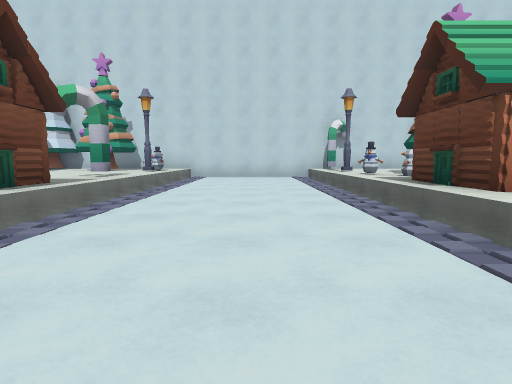
view 1 (above)

21 first-person views from a walk through a 3-D level made in the Godot game engine. The camera is 1.2 m above the floor, tilts 6° down and sees 80° across. The floor is counted in squares, 2 m on a side. Each view is taken from the middle of a square. On the plan, view 1 faces up. The plan holds only what a view shows up to about 9 squares ahead; the rest is blank. The place goes on beyond the plan.

view 2
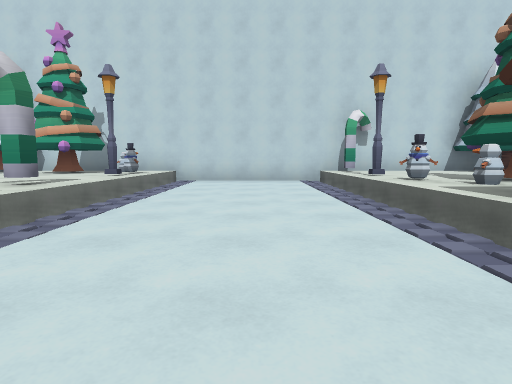

view 3
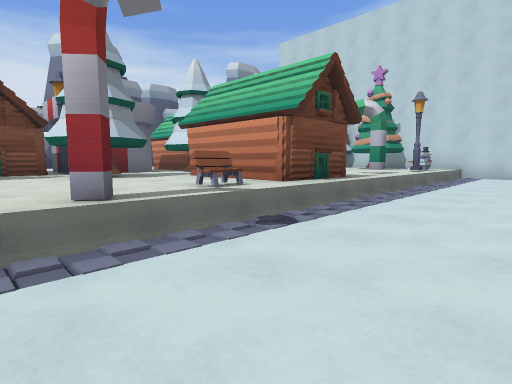

view 4
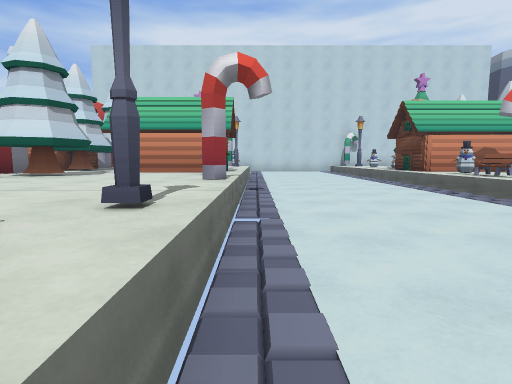

view 5
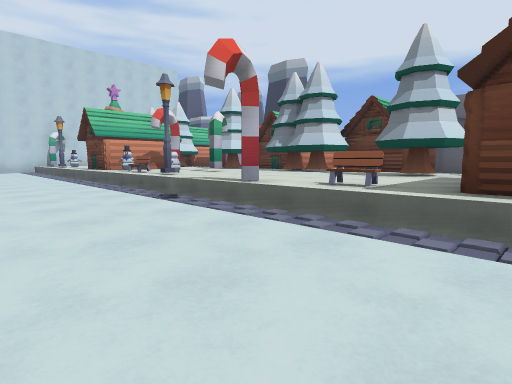

view 6
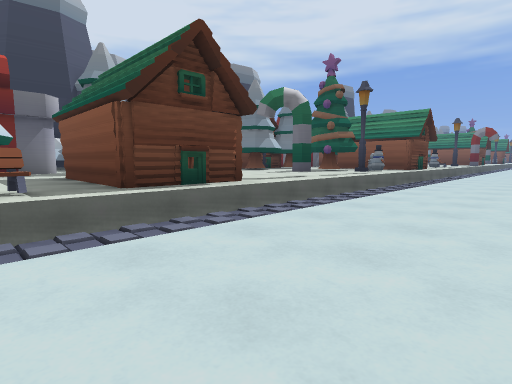

view 7
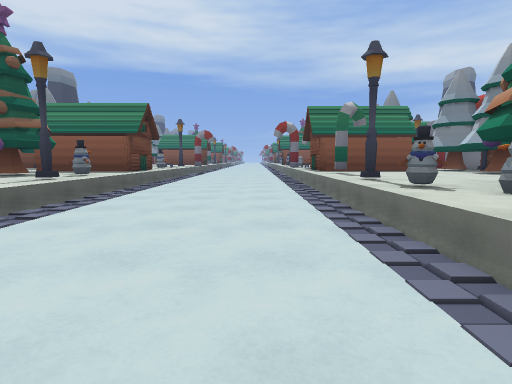

view 8
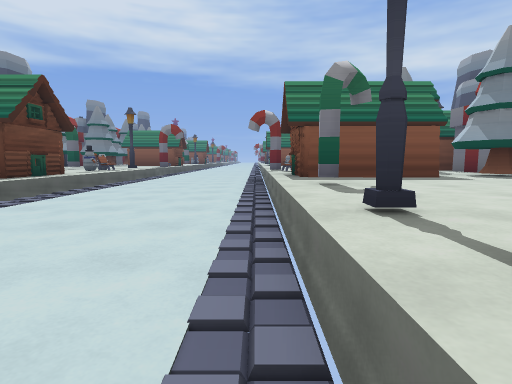

view 9
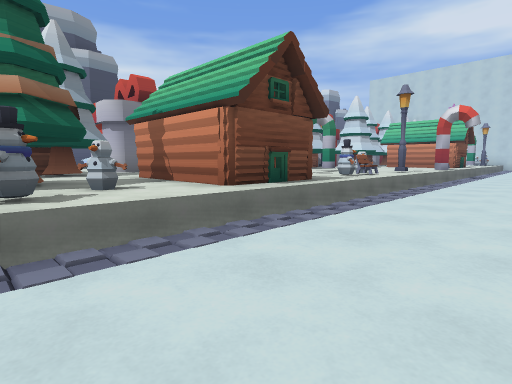

view 10
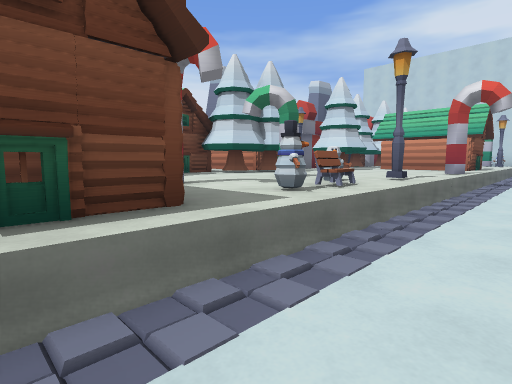

view 11
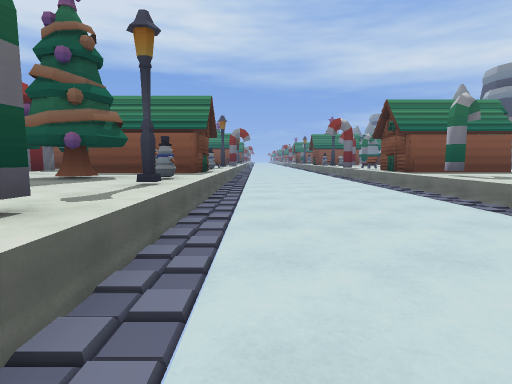

view 12
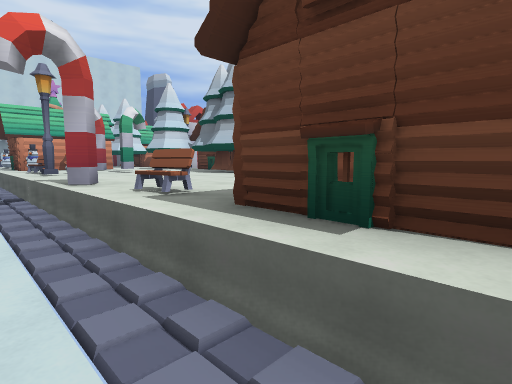

view 13
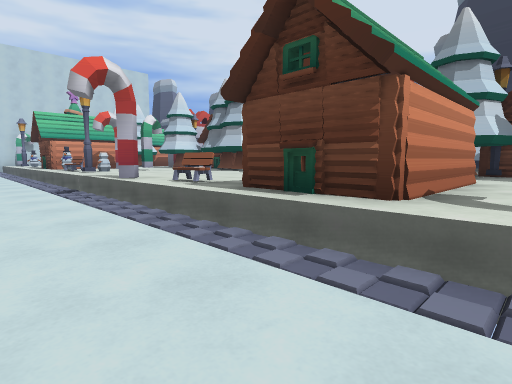

view 14
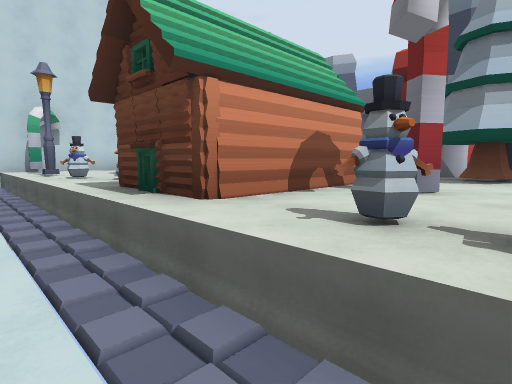

view 15
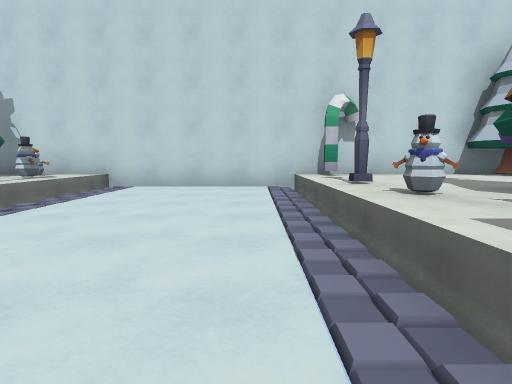

view 16
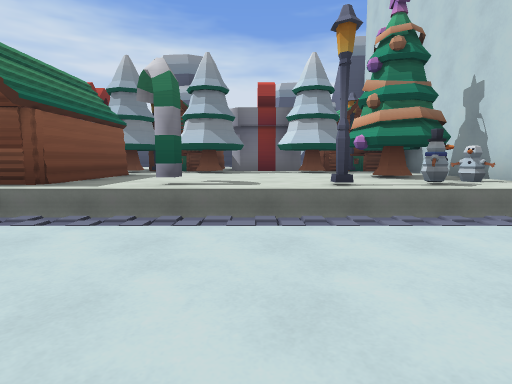

view 17
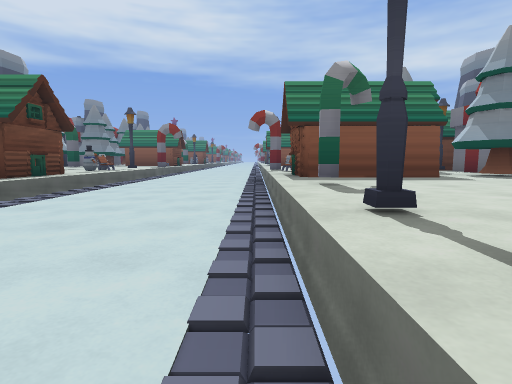

view 18
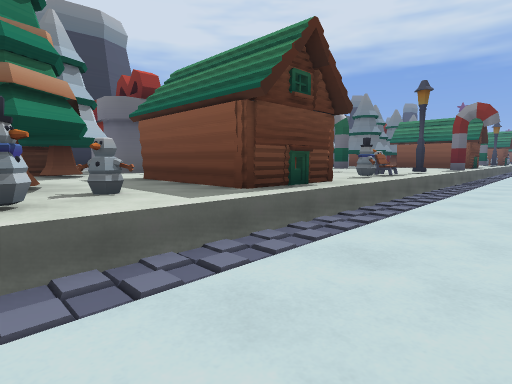

view 19
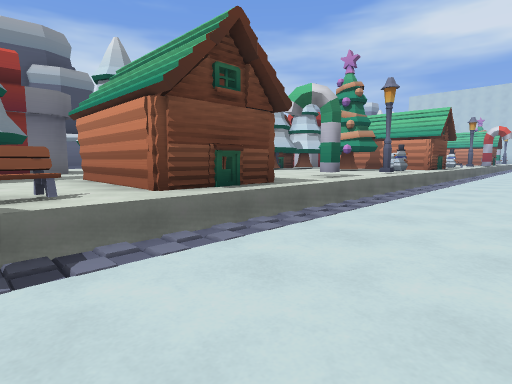

view 20
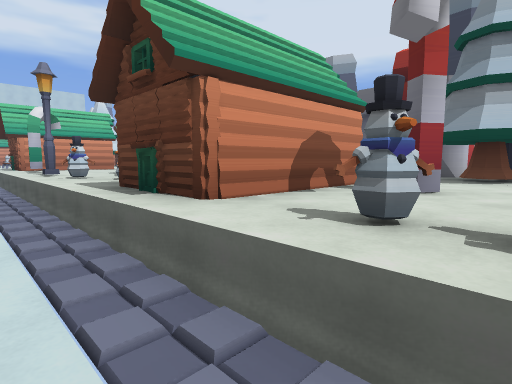

view 21
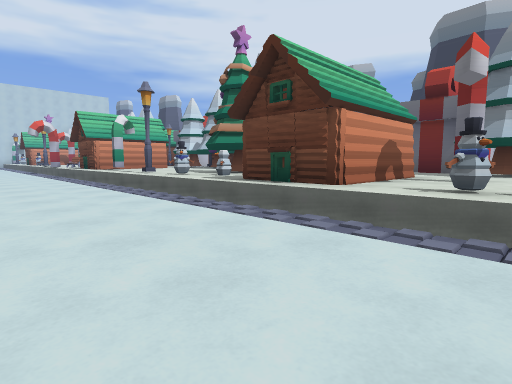

### Floor plan
Key: @ floor where view 1 was taken; # wall or solid block; x gap in a wall; . floor; = window, fence, low wall or low ledge; ^ raised ledge; T tree; L lantern; B bench; O other object.
Columns run from 5 left of view 1 to 4 right of it. Each row starts with its distance up from view 1.
 11 ^^^####^^^
 10 TTO....^^^
  9 TTO....^^^
  8 ^^L....L^^
  7 ^^^....OTT
  6 ^^x....^OT
  5 ^^^....^^^
  4 ^^^=...^^
  3 ^^#....^^^
  2 ^^B....OO^
  1 T^B....BB^
  0 ^^^..@.^O^
 -1 ^^^....L^^
 -2 ^^^....^^^
 -3 ^^L....^^^
 -4 ^OB....^^^
 -5 ^^B....BB^
 -6 ^^O....^^^
 -7 ^ ^....^^
 -8 ^ ^....^^^
 -9 ^^^....^^^
-10 TTO....^^^
-11 TTO....^^^
-12 ^^L....L^^
-13 ^^^....OTT
-14 ^^x....^TT
-15 ^^^....^^^
-16 ^^^=...^^
-17 ^^#....^^^
-18 ^^B....OO^
-19  ^B....OO^

Where each view was taken, in squares from view 1:
view 1: 0 up, 0 right, facing up
view 2: 2 up, 0 right, facing up
view 3: 1 down, 0 right, facing up-left
view 4: 5 down, 2 left, facing up
view 5: 7 down, 1 left, facing up-right
view 6: 5 down, 1 left, facing down-right
view 7: 7 down, 1 left, facing down
view 8: 10 down, 2 left, facing down
view 9: 11 down, 0 right, facing up-left
view 10: 8 down, 1 left, facing up-left
view 11: 8 down, 1 right, facing down
view 12: 8 down, 1 right, facing up-right
view 13: 9 down, 0 right, facing up-right
view 14: 1 up, 1 right, facing up-right
view 15: 4 up, 1 right, facing up
view 16: 7 up, 1 right, facing left
view 17: 10 up, 2 left, facing down
view 18: 7 up, 0 right, facing down-right
view 19: 19 down, 0 right, facing up-left
view 20: 19 down, 1 right, facing up-right
view 21: 19 down, 1 left, facing up-right
